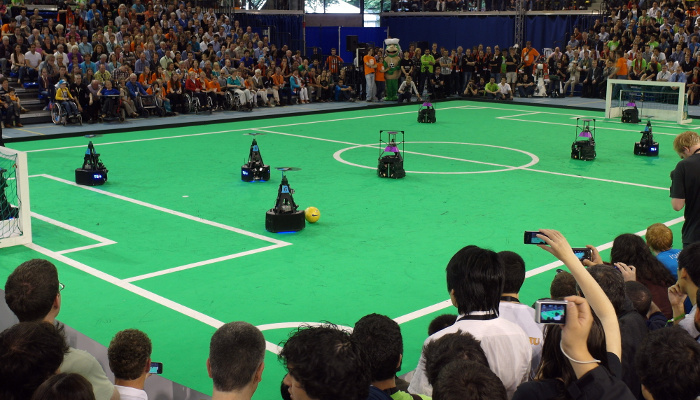
#> input picture camera/experiments/image.jpg, 700 x 400 px
$ python line.py
#> lines starting #> are read from the running program, lines starting #| are printed output that depends on the picture
import cv2
import numpy as np

img = cv2.imread("image.jpg")
#> img is the input picture: shape (400, 700, 3); mean B, G, R 81.3, 113.6, 67.2
gray = cv2.cvtColor(img, cv2.COLOR_BGR2GRAY)
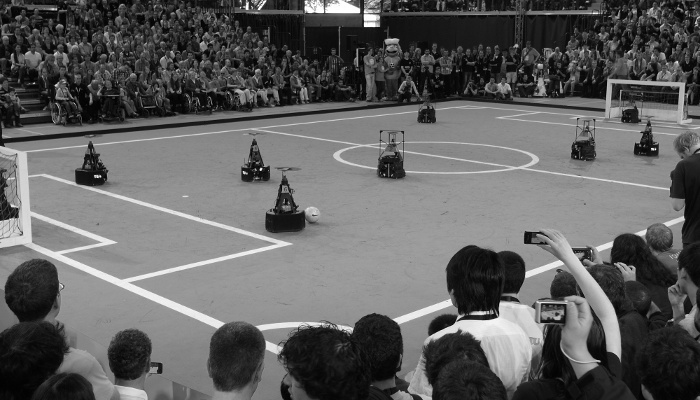
#> gray: shape (400, 700); min 0, max 255, mean 96

kernel_size = 5
blur_gray = cv2.GaussianBlur(gray, (kernel_size, kernel_size), 0)

low_threshold = 50
high_threshold = 150
edges = cv2.Canny(blur_gray, low_threshold, high_threshold)
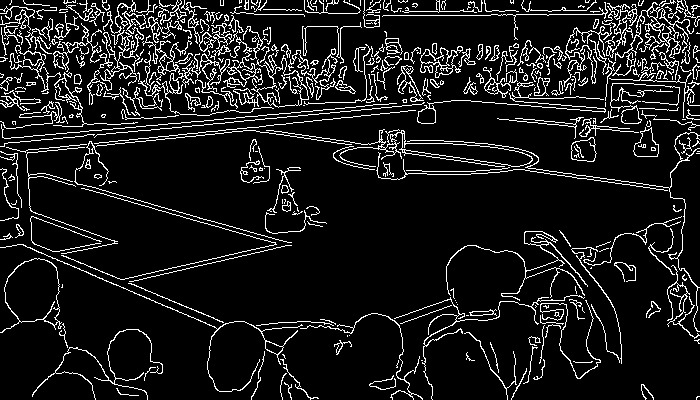
#> edges: shape (400, 700); 10.3% white in thin lines or dots

rho = 1  # distance resolution in pixels of the Hough grid
theta = np.pi / 180  # angular resolution in radians of the Hough grid
threshold = 15  # minimum number of votes (intersections in Hough grid cell)
min_line_length = 50  # minimum number of pixels making up a line
max_line_gap = 20  # maximum gap in pixels between connectable line segments
line_image = np.copy(img) * 0  # creating a blank to draw lines on
#> line_image: shape (400, 700, 3); every value is 0

# Run Hough on edge detected image
# Output "lines" is an array containing endpoints of detected line segments
lines = cv2.HoughLinesP(
    edges, rho, theta, threshold, np.array([]), min_line_length, max_line_gap
)
#> lines = 541 rows, first 6: [254, 105, 699, 19], [317, 140, 669, 190], [4, 58, 343, 76], [288, 133, 670, 187], [5, 102, 689, 42], [328, 56, 531, 45]

for line in lines:
    for x1, y1, x2, y2 in line:
        cv2.line(img, (x1, y1), (x2, y2), (255, 0, 0), 5)
#> this loop made 541 passes
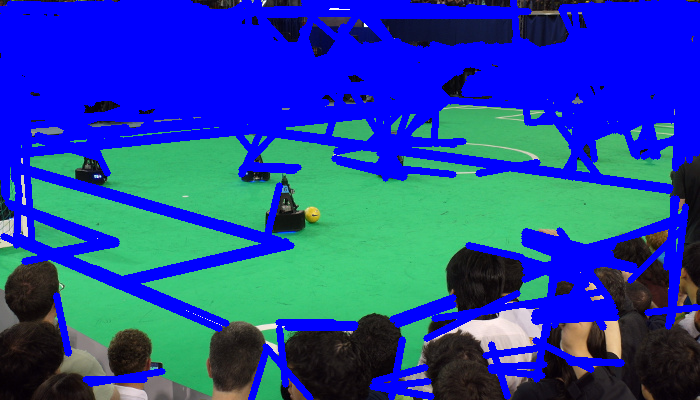
#> img: shape (400, 700, 3); mean B, G, R 160.7, 71.4, 33.1

# Draw the lines on the  image
lines_edges = cv2.addWeighted(img, 0.8, img, 1, 0)
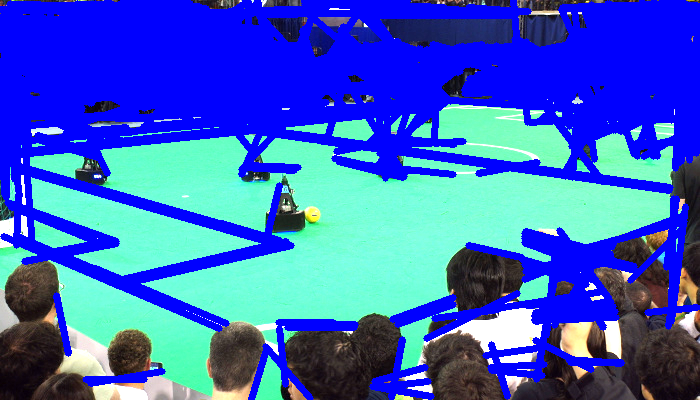
#> lines_edges: shape (400, 700, 3); mean B, G, R 197.2, 98.6, 57
# cv2.imshow("a", line_image)
cv2.imshow("b", img)
cv2.waitKey(0)
cv2.destroyAllWindows()
